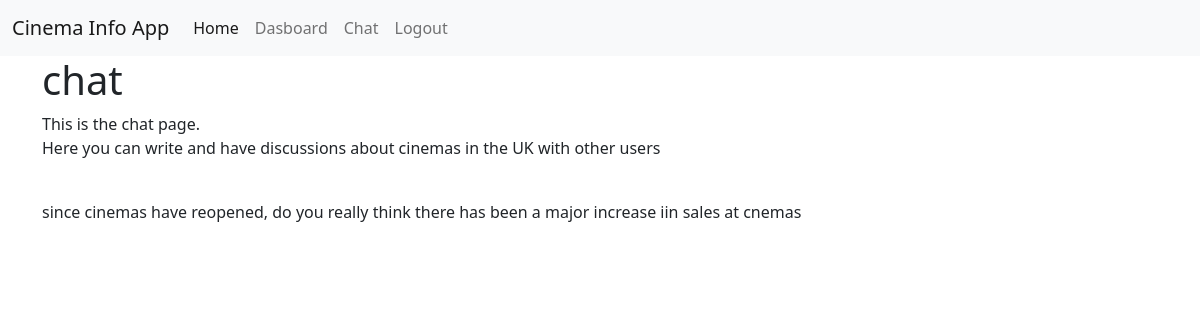
The app's page /view (signed in), older data.
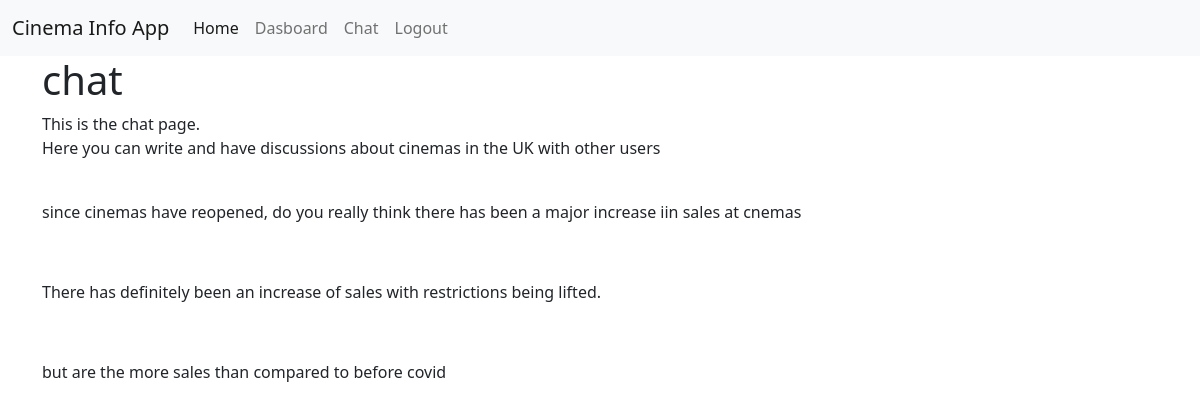
The same page, newer data.
### flask_app/models.py (models this page shows, shortened)
class Message(UserMixin, db.Model):
    __tablename__ = "message"
    message_id = db.Column(db.Integer, primary_key =True)
    author_id = db.Column(db.Integer, db.ForeignKey('user.id'), nullable=False)
    message_text = db.Column(db.Text, nullable=False)

### flask_app/chat/routes.py (the view)
@chat_bp.route('/view')
@login_required
def view():
    uploaded_messages = Message.query.all()
    name_list= []
    for name in uploaded_messages:
        name_list.append(User.query.filter_by(id = name.author_id))
    '''name_list = []
    for name in uploaded_messages:
        name_list =
        name_list.append(User.query.filter_by())'''
    return render_template('chat.html', title = 'chat', uploaded_messages = uploaded_messages,
    name_list = name_list )

### flask_app/chat/routes.py (called while the page is built)
@login_manager.user_loader
def load_user(user_id):
    if user_id is not None:
        return User.query.get(user_id)
    return None

### flask_app/templates/chat.html (shortened to what this page needs)
{% extends 'layout.html' %}
{% block content %}
    <h1>{{ title }}</h1>
    <p>This is the chat page.<br>
    Here you can write and have discussions about cinemas in the UK with other users </p>
    <br>
    {% for uploaded_message in uploaded_messages %}
        <div class="chat">
            <p class= "posted-message">
                {{uploaded_message.message_text}}<br/>
            </p>
            <br/>
        </div>
    {%endfor%}
{% endblock %}

### flask_app/templates/layout.html (shortened to what this page needs)
<!DOCTYPE html>
<html lang="en">
  <head>
    <link href="https://cdn.jsdelivr.net/npm/bootstrap@5.0.2/dist/css/bootstrap.min.css" rel="stylesheet">
  </head>
  <body>
    <header>
      {%include 'navbar.html' %}
     </header>
    <main>
      <div class="container">
        {% block content %}{% endblock %}
      </div>
    </main>
  </body>
</html>

### flask_app/templates/navbar.html (shortened to what this page needs)
<nav class="navbar navbar-expand-lg navbar-light bg-light">
  <div class="container-fluid">
    <a class="navbar-brand" href="#">Cinema Info App</a>
    <div class="collapse navbar-collapse" id="navbarTogglerDemo02">
      <ul class="navbar-nav me-auto mb-2 mb-lg-0">
        <li class="nav-item">
          <a class="nav-link active" aria-current="page" href="{{url_for('main.index')}}">Home</a>
        </li>
        <li class="nav-item">
          <a class="nav-link" href="#">Dasboard</a>
        </li>
        <li class="nav-item">
          <a class="nav-link" href="{{ url_for('chat.view') }}">Chat</a>
        </li>
        {% if current_user.is_anonymous %}
        <li class="nav-item">
          <a class="nav-link" href="{{ url_for('auth.login') }}">Login</a>
        </li>
        <li class="nav-item">
          <a class="nav-link" href="{{ url_for('auth.signup') }}">Sign up</a>
        </li>
        {% else %}
        <li class="nav-item">
          <a class="nav-link" href="{{ url_for('auth.logout') }}">Logout</a>
        </li>
        {% endif %}
      </ul>
    </div>
  </div>
</nav>

Row changes from the older to the newer data that the page shows:
added Message: message_text "There has definitely been an increase of sales with restrictions being lifted."
added Message: message_text "but are the more sales than compared to before covid"
